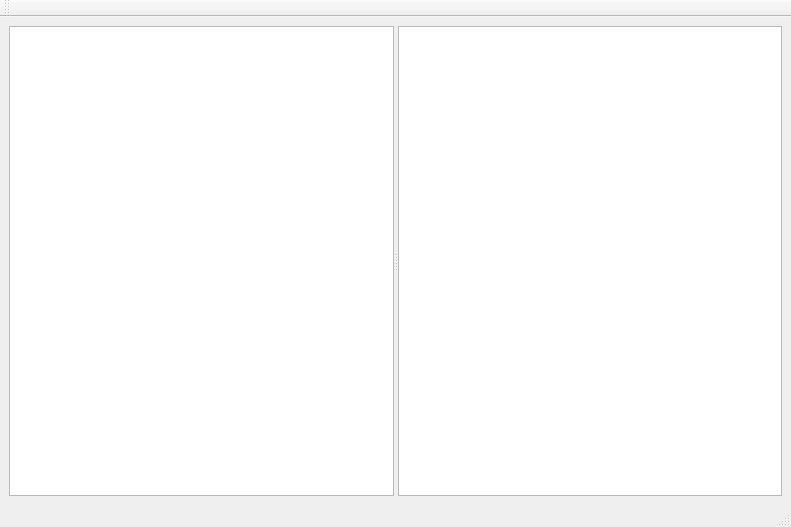
<?xml version="1.0" encoding="UTF-8"?>
<ui version="4.0">
 <class>MainWindow</class>
 <widget class="QMainWindow" name="MainWindow">
  <property name="geometry">
   <rect>
    <x>0</x>
    <y>0</y>
    <width>791</width>
    <height>527</height>
   </rect>
  </property>
  <property name="sizePolicy">
   <sizepolicy hsizetype="Preferred" vsizetype="Preferred">
    <horstretch>0</horstretch>
    <verstretch>0</verstretch>
   </sizepolicy>
  </property>
  <property name="minimumSize">
   <size>
    <width>480</width>
    <height>0</height>
   </size>
  </property>
  <property name="windowTitle">
   <string>Qantt Editor</string>
  </property>
  <widget class="QWidget" name="centralWidget">
   <layout class="QHBoxLayout" name="horizontalLayout">
    <item>
     <widget class="QSplitter" name="splitter">
      <property name="sizePolicy">
       <sizepolicy hsizetype="Preferred" vsizetype="Preferred">
        <horstretch>0</horstretch>
        <verstretch>0</verstretch>
       </sizepolicy>
      </property>
      <property name="minimumSize">
       <size>
        <width>0</width>
        <height>0</height>
       </size>
      </property>
      <property name="orientation">
       <enum>Qt::Horizontal</enum>
      </property>
      <widget class="QTableView" name="mainTableView">
       <property name="enabled">
        <bool>true</bool>
       </property>
       <property name="sizePolicy">
        <sizepolicy hsizetype="Minimum" vsizetype="Expanding">
         <horstretch>0</horstretch>
         <verstretch>0</verstretch>
        </sizepolicy>
       </property>
       <property name="minimumSize">
        <size>
         <width>345</width>
         <height>0</height>
        </size>
       </property>
       <property name="baseSize">
        <size>
         <width>0</width>
         <height>0</height>
        </size>
       </property>
       <property name="autoFillBackground">
        <bool>false</bool>
       </property>
       <property name="alternatingRowColors">
        <bool>true</bool>
       </property>
       <property name="gridStyle">
        <enum>Qt::DashDotLine</enum>
       </property>
       <attribute name="horizontalHeaderCascadingSectionResizes">
        <bool>true</bool>
       </attribute>
       <attribute name="horizontalHeaderDefaultSectionSize">
        <number>80</number>
       </attribute>
       <attribute name="verticalHeaderCascadingSectionResizes">
        <bool>true</bool>
       </attribute>
      </widget>
      <widget class="QGraphicsView" name="graphicsView">
       <property name="sizePolicy">
        <sizepolicy hsizetype="Expanding" vsizetype="Expanding">
         <horstretch>0</horstretch>
         <verstretch>0</verstretch>
        </sizepolicy>
       </property>
       <property name="lineWidth">
        <number>1</number>
       </property>
       <property name="alignment">
        <set>Qt::AlignLeading|Qt::AlignLeft|Qt::AlignTop</set>
       </property>
       <property name="dragMode">
        <enum>QGraphicsView::ScrollHandDrag</enum>
       </property>
       <property name="transformationAnchor">
        <enum>QGraphicsView::NoAnchor</enum>
       </property>
      </widget>
     </widget>
    </item>
   </layout>
  </widget>
  <widget class="QToolBar" name="mainToolBar">
   <property name="sizePolicy">
    <sizepolicy hsizetype="Preferred" vsizetype="Preferred">
     <horstretch>0</horstretch>
     <verstretch>0</verstretch>
    </sizepolicy>
   </property>
   <property name="minimumSize">
    <size>
     <width>0</width>
     <height>0</height>
    </size>
   </property>
   <property name="maximumSize">
    <size>
     <width>16777215</width>
     <height>16777215</height>
    </size>
   </property>
   <property name="toolButtonStyle">
    <enum>Qt::ToolButtonTextOnly</enum>
   </property>
   <attribute name="toolBarArea">
    <enum>TopToolBarArea</enum>
   </attribute>
   <attribute name="toolBarBreak">
    <bool>false</bool>
   </attribute>
  </widget>
  <widget class="QStatusBar" name="statusBar"/>
  <widget class="QMenuBar" name="menuBar">
   <property name="geometry">
    <rect>
     <x>0</x>
     <y>0</y>
     <width>791</width>
     <height>21</height>
    </rect>
   </property>
  </widget>
 </widget>
 <resources/>
 <connections/>
</ui>
